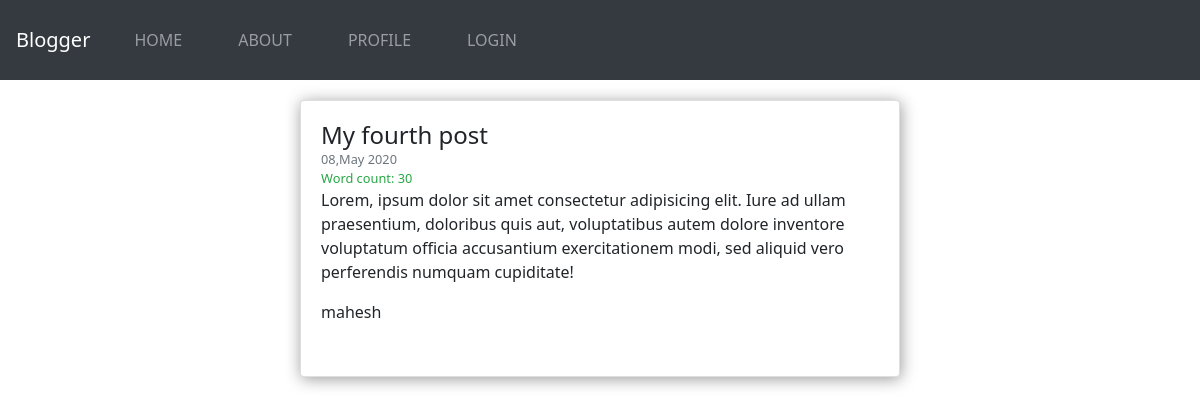
The page /post/4 on the database as committed earlier.
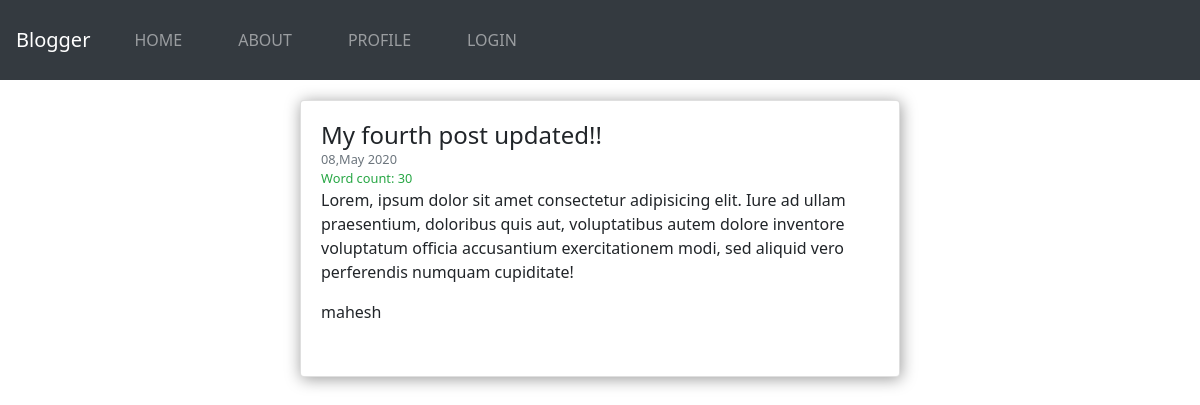
The same page on the database as committed later.
### posts/models.py (models this page shows, shortened)
class Post(models.Model):
    title = models.CharField(max_length=200) # limited size string
    content = models.TextField() # string , but no limit
    create_date = models.DateTimeField(auto_now_add=True) # auto_now_add -> makes it immutable
    modified_date = models.DateTimeField(auto_now=True) # auto_now -> makes it mutable
    author = models.ForeignKey(User, on_delete=models.CASCADE)

### posts/views.py (the view)
# urls.py: path('post/<int:pk>',views.PostDetailView.as_view(), name="detail"),
class PostDetailView(DetailView):
    model = Post

### posts/templates/posts/post_detail.html (shortened to what this page needs)
{% extends 'posts/base.html' %}
{% load static %}
{% block content %}
<main class="container">
  <div class="card card-body mr-auto">
    <h1 class="mb-0">{{object.title}}
    </h1>
    <small class="text-muted">{{object.create_date | date:"d,M Y" }}</small>
    <small class="text-success">Word count: {{ object.content|wordcount }}</small>
    <p>{{object.content}}</p>
    <p>{{object.author}}</p>
    </div>
  </main>
{% endblock content %}

Rows that differ between the two databases and show on the page:
changed Post "mahesh": title "My fourth post" → "My fourth post updated!!"
